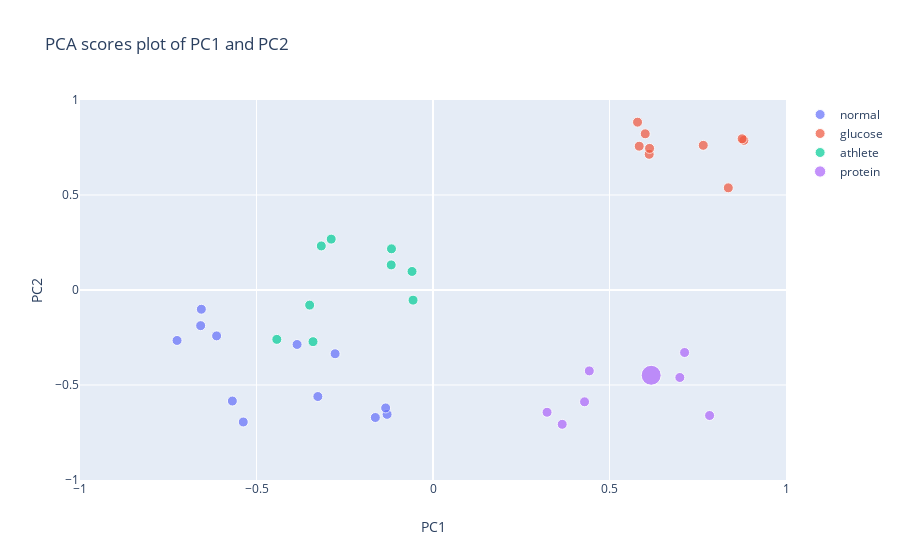
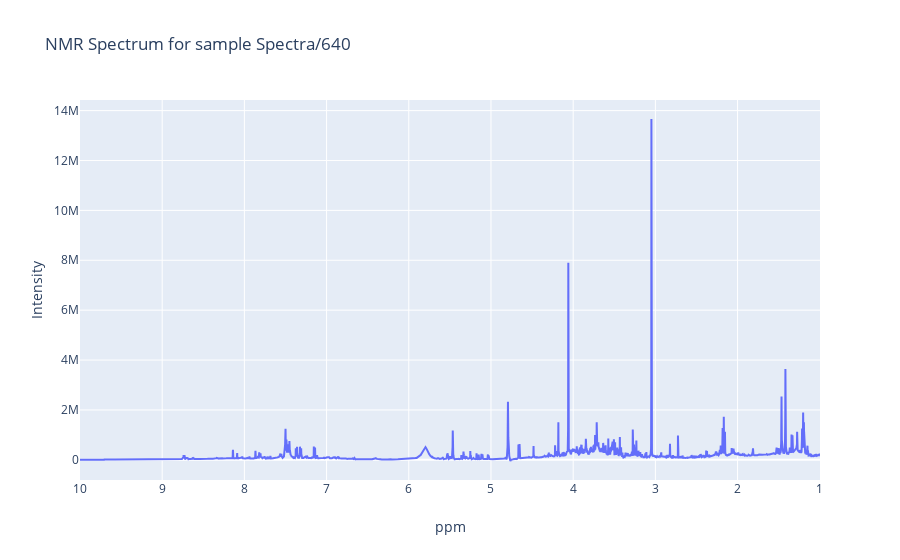

Notebook cell for these charts, in order:
### Code cell
barcode = "Spectra/640"

identify_sample(barcode,scores,spectra)

### Figure 1 — Plotly figure (JSON) as saved in the notebook; plotly's stock layout.template omitted (floating-point values rounded to 4 significant figures)
{"data": [{"hoverinfo": "all", "hovertext": ["Sample: a1", "Sample: a2", "Sample: a3", "Sample: a4", "Sample: a5", "Sample: Spectra/310", "Sample: a7", "Sample: a8", "Sample: a9", "Sample: a10", "Sample: a11", "Sample: a12"], "marker": {"size": [10, 10, 10, 10, 10, 10, 10, 10, 10, 10, 10, 10]}, "mode": "markers", "name": "normal", "type": "scatter", "x": [-0.5375, -0.5684, -0.3851, -0.3262, -0.1301, -0.7251, -0.6582, -0.613, -0.1634, -0.2773, -0.1341, -0.6563], "y": [-0.6947, -0.5844, -0.2867, -0.5606, -0.6546, -0.2656, -0.1876, -0.2414, -0.671, -0.3355, -0.6208, -0.1012]}, {"hoverinfo": "all", "hovertext": ["Sample: a22", "Sample: a23", "Sample: a24", "Sample: a25", "Sample: a25", "Sample: Spectra/840", "Sample: a27", "Sample: a28", "Sample: a29"], "marker": {"size": [10, 10, 10, 10, 10, 10, 10, 10, 10]}, "mode": "markers", "name": "glucose", "type": "scatter", "x": [0.5794, 0.6012, 0.8806, 0.6124, 0.7656, 0.8757, 0.8366, 0.5841, 0.6135], "y": [0.8834, 0.8221, 0.7877, 0.7141, 0.7614, 0.7958, 0.5377, 0.7569, 0.7453]}, {"hoverinfo": "all", "hovertext": ["Sample: a13", "Sample: a14", "Sample: Spectra/130", "Sample: a16", "Sample: a17", "Sample: a18", "Sample: a19", "Sample: a20", "Sample: a21"], "marker": {"size": [10, 10, 10, 10, 10, 10, 10, 10, 10]}, "mode": "markers", "name": "athlete", "type": "scatter", "x": [-0.1184, -0.2884, -0.1176, -0.3494, -0.05648, -0.05938, -0.3399, -0.4424, -0.3164], "y": [0.132, 0.2678, 0.2167, -0.07957, -0.05332, 0.09759, -0.272, -0.2599, 0.2319]}, {"hoverinfo": "all", "hovertext": ["Sample: a30", "Sample: a31", "Sample: Spectra/640", "Sample: a33", "Sample: a34", "Sample: a35", "Sample: a36", "Sample: a37"], "marker": {"size": [10, 10, 20, 10, 10, 10, 10, 10]}, "mode": "markers", "name": "protein", "type": "scatter", "x": [0.7128, 0.7835, 0.6181, 0.366, 0.4428, 0.3231, 0.6993, 0.4293], "y": [-0.3289, -0.6606, -0.4488, -0.7069, -0.4257, -0.6435, -0.4605, -0.5885]}], "layout": {"showlegend": true, "title": {"text": "PCA scores plot of PC1 and PC2"}, "xaxis": {"range": [-1, 1], "title": {"text": "PC1"}}, "yaxis": {"range": [-1, 1], "title": {"text": "PC2"}}}}

### Figure 2 — Plotly figure (JSON) as saved in the notebook; plotly's stock layout.template omitted (floating-point values rounded to 4 significant figures; data arrays with more than 128 entries replaced by an {"elided": "..."} marker saying what was removed)
{"data": [{"mode": "lines", "type": "scatter", "x": {"elided": "16369 str values"}, "y": {"elided": "16369 float values"}}], "layout": {"title": {"text": "NMR Spectrum for sample Spectra/640"}, "xaxis": {"autorange": "reversed", "title": {"text": "ppm"}}, "yaxis": {"title": {"text": "Intensity"}}}}
